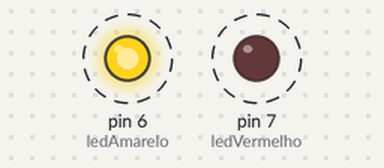
Bench run of a sketch on a simulated Arduino Uno, built with avr-gcc and run on an emulated ATmega328P. On the bench: output pins drawn as LEDs (lit = HIGH). Dashed ring = blinking.

Above: at 0.2 s.
Timing chart, 0 to 3.0 s (numbered marks = the images above):
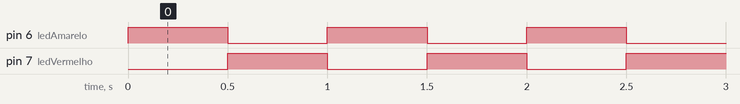

The sketch:

Blink_Alterado.ino
```cpp
const int ledVermelho = 7;
const int ledAmarelo = 6;

void setup() {
  // Configura os LEDs como saida
  pinMode(ledVermelho, OUTPUT);
  pinMode(ledAmarelo, OUTPUT);

  // Configura o LED vermelho como ligado
  digitalWrite(ledVermelho, HIGH);
  // Configura o LED amarelo como desligado'
  digitalWrite(ledAmarelo, LOW);
}

void loop() {
  // Declaração de variaveis que recebem os estados
  // atuais dos LEDs
  bool estadoLedVermelho = digitalRead(ledVermelho);
  bool estadoLedAmarelo = digitalRead(ledAmarelo);

  // Altera os estados dos LEDs
  digitalWrite(ledVermelho, !estadoLedVermelho);
  digitalWrite(ledAmarelo, !estadoLedAmarelo);

  // Espera 500 milisegundos
  delay(500);
}
```

Measured:
- by itself, pin 6 (ledAmarelo), pin 7 (ledVermelho): alternates HIGH for 0.50 s and LOW for 0.50 s
